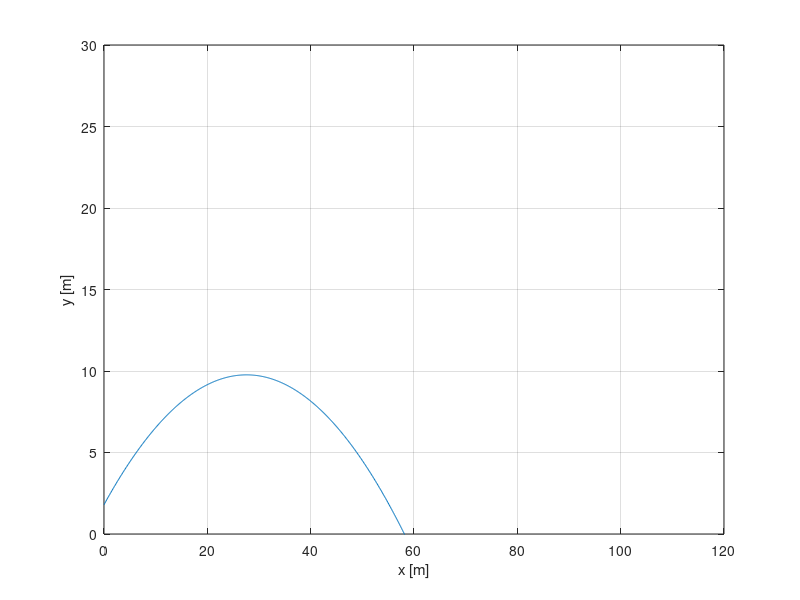

Write MATLAB code to recreate this figure.
clear all
close all

% 1 par (v0, theta0)

g = 9.81;
y0 = 1.80; # m (altura do atleta)
v0 = 25; # m/s
theta0 = 30*pi/180; # graus
y = @(x)(tan(theta0)*x-g/(2*v0^2*cos(theta0)^2)*x^2+y0);

x_test = 0:0.1:150;
y_values = zeros(length(x_test),1);
for ii = 1:length(x_test)
  y_values(ii) = y(x_test(ii));
endfor

plot(x_test, y_values)
ylim([0, 30])
xlim([0, 120])
grid on
xlabel('x [m]')
ylabel('y [m]')

##%%%%%%%%%%%%%%%%%%%%%%%%%%
##
##% análise de sensitividade da função objetivo em theta0
##
##figure
##hold on
##
##for theta0_i = 30:40
##  g = 9.81;
##  y0 = 1.80; # m (altura do atleta)
##  v0 = 25; # m/s
##  theta0 = theta0_i*pi/180; # graus
##  y = @(x)(tan(theta0)*x-g/(2*v0^2*cos(theta0)^2)*x^2+y0);
##
##  x_test = 0:0.1:150;
##  y_values = zeros(length(x_test),1);
##  for ii = 1:length(x_test)
##    y_values(ii) = y(x_test(ii));
##  endfor
##
##  plot(x_test, y_values)
##endfor
##
##ylim([0, 30])
##xlim([0, 120])
##grid on
##xlabel('x [m]')
##ylabel('y [m]')
##hold off
##
##%%%%%%%%%%%%%%%%%%%%%%%%%%
##
##% análise de sensitividade da função objetivo em v0
##
##figure
##hold on
##
##for v0_i = 20:30
##  g = 9.81;
##  y0 = 1.80; # m (altura do atleta)
##  v0 = v0_i; # m/s
##  theta0 = 40*pi/180; # graus
##  y = @(x)(tan(theta0)*x-g/(2*v0^2*cos(theta0)^2)*x^2+y0);
##
##  x_test = 0:0.1:150;
##  y_values = zeros(length(x_test),1);
##  for ii = 1:length(x_test)
##    y_values(ii) = y(x_test(ii));
##  endfor
##
##  plot(x_test, y_values)
##endfor
##
##ylim([0, 30])
##xlim([0, 120])
##grid on
##xlabel('x [m]')
##ylabel('y [m]')
##hold off
